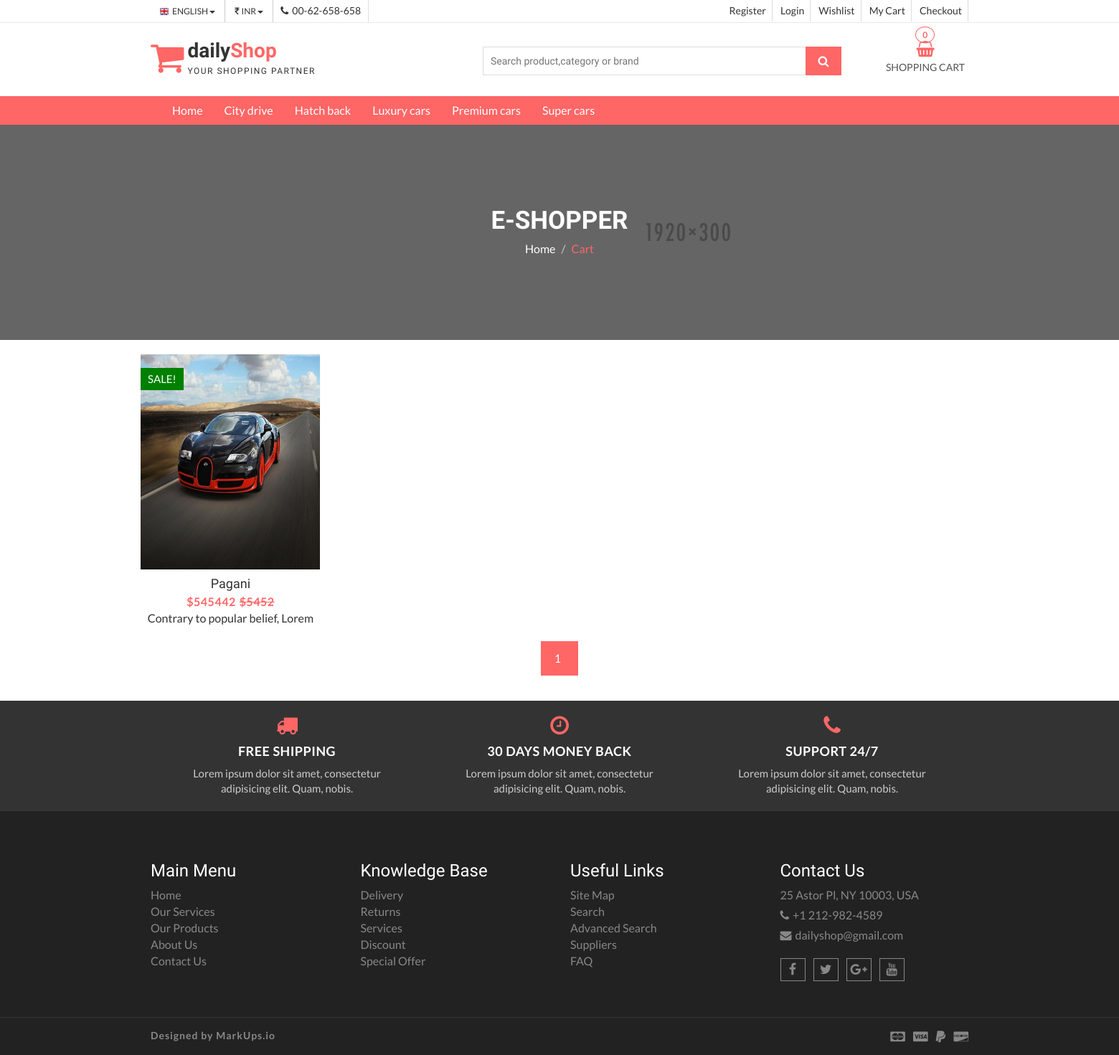
The page /city-drive/ on the database its author committed.
### shop/models.py (models this page shows, shortened)
class categ(models.Model):
    name = models.CharField(max_length=250, unique=True)
    slug = models.SlugField(max_length=250, unique=True)
    class Meta:
        ordering = ('name',)
        verbose_name = 'category'
        verbose_name_plural = 'categories'
    def get_url(self):
        return reverse('prod_cat', args=[self.slug])

class product(models.Model):
    name = models.CharField(max_length=150, unique=True)
    slug = models.SlugField(max_length=150, unique=True)
    img = models.ImageField(upload_to='products')
    desc = models.TextField()
    stock = models.IntegerField()
    available = models.BooleanField()
    price = models.IntegerField()
    old_price = models.IntegerField()
    category = models.ForeignKey(categ, on_delete=models.CASCADE)
    def get_url(self):
        return reverse('details', args=[self.category.slug, self.slug])

### shop/views.py (the view)
# urls.py: 2. Add a URL to urlpatterns:  path('', views.home, name='home')
def home(request, c_slug=None):
    c_page = None
    prodt = None
    if c_slug is not None:
        c_page = get_object_or_404(categ, slug=c_slug)
        prodt = product.objects.filter(category=c_page, available=True)
    else:
        prodt = product.objects.all().filter(available=True)
    cat = categ.objects.all()
    paginator = Paginator(prodt, 12)
    try:
        page = int(request.GET.get('page', '1'))
    except:
        page = 1
    try:
        pro = paginator.page(page)
    except(EmptyPage, InvalidPage):
        pro = paginator.page(paginator.num_pages)
    return render(request, 'index.html', {'pr': prodt, 'ct': cat, 'pg': pro})

### cart/context_processor.py (called while the page is built)
def count(request):
    item_count = 0
    if 'admin' in request.path:
        return {}
    else:
        try:
            ct = cartlist.objects.filter(cart_id=c_id(request))
            cti = item.objects.all().filter(cart=ct[:1])
            for c in cti:
                item_count += c.quan
        except cartlist.DoesNotExist:
            item_count = 0
        return dict(itc=item_count)

### cart/views.py (called while the page is built)
def c_id(request):
    ct_id = request.session.session_key
    if not ct_id:
        ct_id = request.session.create()
    return ct_id

### templates/index.html (shortened to what this page needs)
{% extends "base.html" %}
{% block content %}
    {% load static %}
    <section id="menu">
        <div class="container">
            <div class="menu-area">
                <div class="navbar navbar-default" role="navigation">
                    <div class="navbar-collapse collapse">
                        <ul class="nav navbar-nav">
                            <li><a href="/">Home</a></li>
                            {% for i in ct %}
                                <li><a href="{{ i.get_url }}">{{ i.name }}</a></li>
                            {% endfor %}
                        </ul>
                    </div>
                </div>
            </div>
        </div>
    </section>
    <section id="aa-catg-head-banner">
        <img src="{% static 'img/fashion/fashion-header-bg-8.jpg' %}" alt="fashion img">
        <div class="aa-catg-head-banner-area">
            <div class="container">
                <div class="aa-catg-head-banner-content">
                    <h2>E-Shopper</h2>
                    <ol class="breadcrumb">
                        <li><a href="index.html">Home</a></li>
                        <li class="active">Cart</li>
                    </ol>
                </div>
            </div>
        </div>
    </section>
    <section id="aa-product">
        <div class="container">
            <div class="row">
                <div class="col-md-12">
                    <div class="row">
                        <div class="aa-product-area">
                            <div class="aa-product-inner">
                                <div class="tab-content">
                                    <div class="tab-pane fade in active" id="men">
                                        <ul class="aa-product-catg">
                                            {% for i in pg.object_list %}
                                                <li>
                                                    <figure>
                                                        <a class="aa-product-img" href="{{ i.get_url }}">
                                                            <img alt="polo shirt img" height="300px"
                                                                 src="{{ i.img.url }}"
                                                                 width="250px">
                                                        </a>
                                                        <figcaption>
                                                            <h4 class="aa-product-title"><a href="#">{{ i.name }}</a>
                                                            </h4>
                                                            <span class="aa-product-price">${{ i.price }}</span><span
                                                                class="aa-product-price"><del>${{ i.old_price }}</del></span>
                                                            <p>{{ i.desc }}</p>
                                                        </figcaption>
                                                    </figure>
                                                    <span class="aa-badge aa-sale" href="#">SALE!</span>
                                                </li>
                                            {% endfor %}
                                        </ul>
                                        {% for p in pg.paginator.page_range %}
                                            <a href="?page={{ p }}"
                                               class="aa-browse-btn {% if pg.number == p %} active {% endif %}">{{ p }}</a>
                                        {% endfor %}
                                    </div>
                                </div>
                            </div>
                        </div>
                    </div>
                </div>
            </div>
        </div>
    </section>
    <section id="aa-support">
        <div class="container">
            <div class="row">
                <div class="col-md-12">
                    <div class="aa-support-area">
                        <div class="col-md-4 col-sm-4 col-xs-12">
                            <div class="aa-support-single">
                                <span class="fa fa-truck"></span>
                                <h4>FREE SHIPPING</h4>
                                <P>Lorem ipsum dolor sit amet, consectetur adipisicing elit. Quam, nobis.</P>
                            </div>
                        </div>
                        <div class="col-md-4 col-sm-4 col-xs-12">
                            <div class="aa-support-single">
                                <span class="fa fa-clock-o"></span>
                                <h4>30 DAYS MONEY BACK</h4>
                                <P>Lorem ipsum dolor sit amet, consectetur adipisicing elit. Quam, nobis.</P>
                            </div>
                        </div>
                        <div class="col-md-4 col-sm-4 col-xs-12">
                            <div class="aa-support-single">
                                <span class="fa fa-phone"></span>
                                <h4>SUPPORT 24/7</h4>
                                <P>Lorem ipsum dolor sit amet, consectetur adipisicing elit. Quam, nobis.</P>
                            </div>
                        </div>
                    </div>
                </div>
            </div>
        </div>
    </section>
{% endblock content %}

### static/css/theme-color/default-theme.css (style rules this page uses)
h2 { color: #ff6666; }
.aa-browse-btn { background-color: #ff6666; border: 1px solid #ff6666; }
#menu { background-color: #ff6666; }
.aa-product-catg li .aa-product-price { color: #ff6666; }
#aa-support .aa-support-area .aa-support-single span { color: #ff6666; }
#aa-catg-head-banner .aa-catg-head-banner-area .aa-catg-head-banner-content .breadcrumb .active { color: #ff6666; }

### rows shown on the page
categ: name "City drive"
categ: name "Hatch back"
categ: name "Luxury cars"
categ: name "Premium cars"
categ: name "Super cars"
product: img (picture), name "Pagani", price "545442", old_price "5452", desc "Contrary to popular belief, Lorem…"

### other values the page prints
{{ p }} "1"
